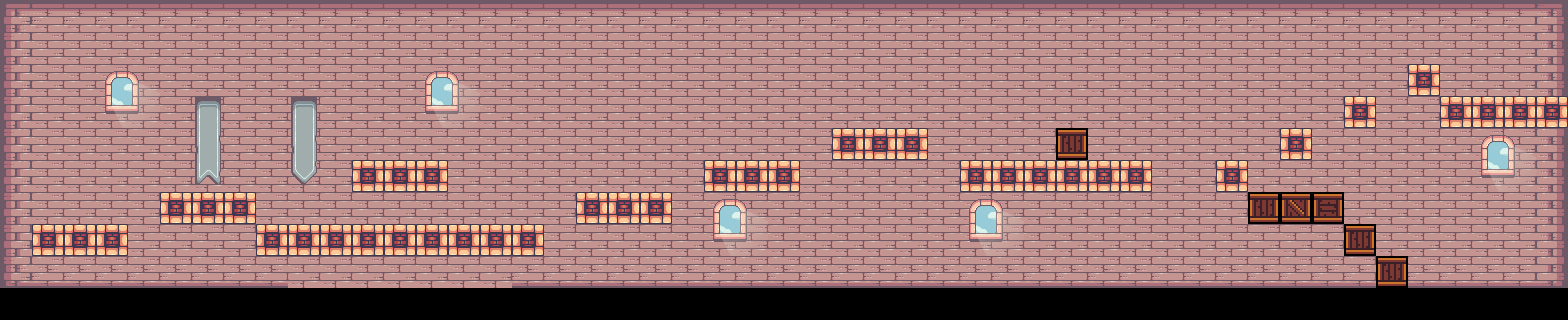

Tiled map render using the project's own tile images. Description and the map definition, with tile-layer contents summarised, below:
An orthogonal 49x10 tile map with 32x32 px tiles, 3 tile layers (Tile Layer 1, solid, Tile Layer 3), 3 tilesets and 80 objects (58x spike, 18x coin, 3x end, player).

<map version="1.8" tiledversion="1.8.5" orientation="orthogonal" renderorder="right-down" width="49" height="10" tilewidth="32" tileheight="32" infinite="0" nextlayerid="9" nextobjectid="93">
 <tileset firstgid="1" source="terrain.tsx" />
 <tileset firstgid="248" source="decorations.tsx" />
 <tileset firstgid="290" source="spike-coin-tileset.tsx" />
 <group id="4" name="bg">
  <layer id="1" name="Tile Layer 1" width="49" height="10">
   <data>[490 cells, 441 non-empty, 9 distinct tile ids]</data>
  </layer>
  <layer id="2" name="solid" width="49" height="10">
   <data>[490 cells, 47 non-empty, 4 distinct tile ids]</data>
  </layer>
  <layer id="3" name="Tile Layer 3" width="49" height="10">
   <data>[490 cells, 27 non-empty, 9 distinct tile ids]</data>
  </layer>
 </group>
 <objectgroup id="7" name="actors">
  <object id="3" name="player" x="67" y="176.333">
   <properties>
    <property name="asepriteName" value="idle" />
   </properties>
   <point />
  </object>
  <object id="14" name="coin" gid="297" x="190" y="80.5" width="32" height="32" />
  <object id="15" name="spike" gid="290" x="448" y="224" width="32" height="32" />
  <object id="16" name="spike" gid="290" x="0" y="320" width="32" height="32" />
  <object id="17" name="spike" gid="290" x="32" y="320" width="32" height="32" />
  <object id="18" name="spike" gid="290" x="64" y="320" width="32" height="32" />
  <object id="19" name="spike" gid="290" x="96" y="320" width="32" height="32" />
  <object id="20" name="spike" gid="290" x="128" y="320" width="32" height="32" />
  <object id="21" name="spike" gid="290" x="160" y="320" width="32" height="32" />
  <object id="22" name="spike" gid="290" x="192" y="320" width="32" height="32" />
  <object id="23" name="spike" gid="290" x="224" y="320" width="32" height="32" />
  <object id="24" name="spike" gid="290" x="256" y="320" width="32" height="32" />
  <object id="25" name="spike" gid="290" x="288" y="320" width="32" height="32" />
  <object id="26" name="spike" gid="290" x="320" y="320" width="32" height="32" />
  <object id="27" name="spike" gid="290" x="352" y="320" width="32" height="32" />
  <object id="28" name="spike" gid="290" x="384" y="320" width="32" height="32" />
  <object id="29" name="spike" gid="290" x="416" y="320" width="32" height="32" />
  <object id="30" name="spike" gid="290" x="448" y="320" width="32" height="32" />
  <object id="31" name="spike" gid="290" x="480" y="320" width="32" height="32" />
  <object id="32" name="spike" gid="290" x="512" y="320" width="32" height="32" />
  <object id="33" name="spike" gid="290" x="544" y="320" width="32" height="32" />
  <object id="34" name="spike" gid="290" x="576" y="320" width="32" height="32" />
  <object id="35" name="spike" gid="290" x="608" y="320" width="32" height="32" />
  <object id="36" name="spike" gid="290" x="640" y="320" width="32" height="32" />
  <object id="37" name="spike" gid="290" x="672" y="320" width="32" height="32" />
  <object id="38" name="spike" gid="290" x="704" y="320" width="32" height="32" />
  <object id="39" name="spike" gid="290" x="736" y="320" width="32" height="32" />
  <object id="40" name="spike" gid="290" x="768" y="320" width="32" height="32" />
  <object id="41" name="spike" gid="290" x="800" y="320" width="32" height="32" />
  <object id="42" name="spike" gid="290" x="832" y="320" width="32" height="32" />
  <object id="43" name="spike" gid="290" x="864" y="320" width="32" height="32" />
  <object id="44" name="spike" gid="290" x="896" y="320" width="32" height="32" />
  <object id="45" name="spike" gid="290" x="928" y="320" width="32" height="32" />
  <object id="46" name="spike" gid="290" x="960" y="320" width="32" height="32" />
  <object id="47" name="spike" gid="290" x="992" y="320" width="32" height="32" />
  <object id="48" name="spike" gid="290" x="1024" y="320" width="32" height="32" />
  <object id="49" name="spike" gid="290" x="1056" y="320" width="32" height="32" />
  <object id="50" name="spike" gid="290" x="1088" y="320" width="32" height="32" />
  <object id="51" name="spike" gid="290" x="1120" y="320" width="32" height="32" />
  <object id="52" name="spike" gid="290" x="1152" y="320" width="32" height="32" />
  <object id="53" name="spike" gid="290" x="1184" y="320" width="32" height="32" />
  <object id="54" name="spike" gid="290" x="1216" y="320" width="32" height="32" />
  <object id="55" name="spike" gid="290" x="1248" y="320" width="32" height="32" />
  <object id="56" name="spike" gid="290" x="1280" y="320" width="32" height="32" />
  <object id="57" name="spike" gid="290" x="1312" y="320" width="32" height="32" />
  <object id="58" name="spike" gid="290" x="1344" y="320" width="32" height="32" />
  <object id="59" name="spike" gid="290" x="1376" y="320" width="32" height="32" />
  <object id="60" name="spike" gid="290" x="1408" y="320" width="32" height="32" />
  <object id="61" name="spike" gid="290" x="1440" y="320" width="32" height="32" />
  <object id="62" name="spike" gid="290" x="1472" y="320" width="32" height="32" />
  <object id="63" name="spike" gid="290" x="1504" y="320" width="32" height="32" />
  <object id="64" name="spike" gid="290" x="1536" y="320" width="32" height="32" />
  <object id="65" name="end" type="end" x="1568" y="64">
   <point />
  </object>
  <object id="66" name="end" x="1568" y="96">
   <point />
  </object>
  <object id="67" name="spike" gid="290" x="640" y="192" width="32" height="32" />
  <object id="68" name="spike" gid="290" x="955.5" y="161" width="32" height="32" />
  <object id="69" name="spike" gid="290" x="896" y="128" width="32" height="32" />
  <object id="70" name="spike" gid="290" x="1440" y="96" width="32" height="32" />
  <object id="71" name="end" type="end" x="1568" y="32">
   <point />
  </object>
  <object id="72" name="spike" gid="290" x="1472" y="96" width="32" height="32" />
  <object id="73" name="coin" gid="297" x="275" y="79.5" width="32" height="32" />
  <object id="74" name="coin" gid="297" x="480" y="224" width="32" height="32" />
  <object id="75" name="coin" gid="297" x="512" y="224" width="32" height="32" />
  <object id="76" name="coin" gid="297" x="992" y="160" width="32" height="32" />
  <object id="77" name="coin" gid="297" x="1056" y="128" width="32" height="32" />
  <object id="78" name="spike" gid="290" x="1568" y="320" width="32" height="32" />
  <object id="79" name="spike" gid="290" x="1600" y="320" width="32" height="32" />
  <object id="80" name="spike" gid="290" x="1632" y="320" width="32" height="32" />
  <object id="81" name="coin" gid="297" x="32" y="128" width="32" height="32" />
  <object id="82" name="coin" gid="297" x="384" y="96" width="32" height="32" />
  <object id="83" name="coin" gid="297" x="608" y="128" width="32" height="32" />
  <object id="84" name="coin" gid="297" x="736" y="96" width="32" height="32" />
  <object id="85" name="coin" gid="297" x="864" y="64" width="32" height="32" />
  <object id="86" name="coin" gid="297" x="1184" y="64" width="32" height="32" />
  <object id="87" name="coin" gid="297" x="1248" y="256" width="32" height="32" />
  <object id="88" name="coin" gid="297" x="1280" y="256" width="32" height="32" />
  <object id="89" name="coin" gid="297" x="1312" y="256" width="32" height="32" />
  <object id="90" name="coin" gid="297" x="1312" y="288" width="32" height="32" />
  <object id="91" name="coin" gid="297" x="1280" y="288" width="32" height="32" />
  <object id="92" name="coin" gid="297" x="1248" y="288" width="32" height="32" />
 </objectgroup>
</map>
